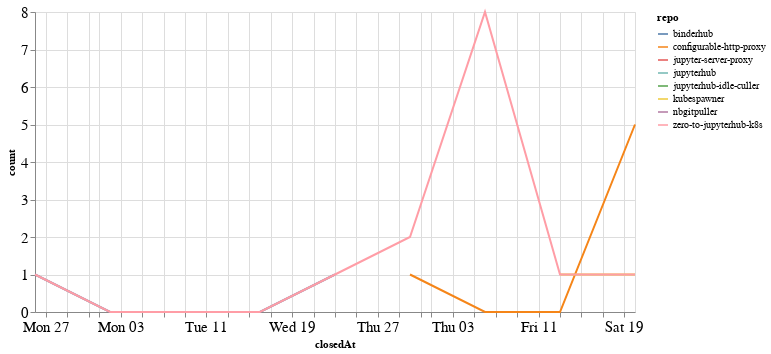

Source (notebook cell):
### Code cell
closed_by_time = closed_by.groupby('repo').resample('W', on='closedAt').count()['author'].reset_index()
closed_by_time = closed_by_time.rename(columns={'author': 'count'})

alt.Chart(closed_by_time, width=600).mark_line().encode(
    x='closedAt',
    y='count',
    color='repo',
    tooltip="repo"
)

### Figure 1 — Vega-Lite specification as saved in the notebook (floating-point values rounded to 4 significant figures)
{"config": {"axisLeft": {"labelFontSize": 15}, "axisBottom": {"labelFontSize": 15}}, "data": {"name": "data-882867dc97b3b125c78599e24e0570f9"}, "mark": "line", "encoding": {"color": {"type": "nominal", "field": "repo"}, "tooltip": {"type": "nominal", "field": "repo"}, "x": {"type": "temporal", "field": "closedAt"}, "y": {"type": "quantitative", "field": "count"}}, "width": 600, "$schema": "https://vega.github.io/schema/vega-lite/v4.8.1.json", "datasets": {"data-882867dc97b3b125c78599e24e0570f9": [{"repo": "binderhub", "closedAt": "2020-07-26T00:00:00", "count": 1}, {"repo": "binderhub", "closedAt": "2020-08-02T00:00:00", "count": 0}, {"repo": "binderhub", "closedAt": "2020-08-09T00:00:00", "count": 0}, {"repo": "binderhub", "closedAt": "2020-08-16T00:00:00", "count": 0}, {"repo": "binderhub", "closedAt": "2020-08-23T00:00:00", "count": 1}, {"repo": "configurable-http-proxy", "closedAt": "2020-08-30T00:00:00", "count": 1}, {"repo": "configurable-http-proxy", "closedAt": "2020-09-06T00:00:00", "count": 0}, {"repo": "configurable-http-proxy", "closedAt": "2020-09-13T00:00:00", "count": 0}, {"repo": "configurable-http-proxy", "closedAt": "2020-09-20T00:00:00", "count": 5}, {"repo": "jupyter-server-proxy", "closedAt": "2020-08-02T00:00:00", "count": 1}, {"repo": "jupyterhub", "closedAt": "2020-08-23T00:00:00", "count": 1}, {"repo": "jupyterhub-idle-culler", "closedAt": "2020-08-23T00:00:00", "count": 1}, {"repo": "kubespawner", "closedAt": "2020-09-13T00:00:00", "count": 1}, {"repo": "kubespawner", "closedAt": "2020-09-20T00:00:00", "count": 1}, {"repo": "nbgitpuller", "closedAt": "2020-08-02T00:00:00", "count": 4}, {"repo": "zero-to-jupyterhub-k8s", "closedAt": "2020-07-26T00:00:00", "count": 1}, {"repo": "zero-to-jupyterhub-k8s", "closedAt": "2020-08-02T00:00:00", "count": 0}, {"repo": "zero-to-jupyterhub-k8s", "closedAt": "2020-08-09T00:00:00", "count": 0}, {"repo": "zero-to-jupyterhub-k8s", "closedAt": "2020-08-16T00:00:00", "count": 0}, {"repo": "zero-to-jupyterhub-k8s", "closedAt": "2020-08-23T00:00:00", "count": 1}, {"repo": "zero-to-jupyterhub-k8s", "closedAt": "2020-08-30T00:00:00", "count": 2}, {"repo": "zero-to-jupyterhub-k8s", "closedAt": "2020-09-06T00:00:00", "count": 8}, {"repo": "zero-to-jupyterhub-k8s", "closedAt": "2020-09-13T00:00:00", "count": 1}, {"repo": "zero-to-jupyterhub-k8s", "closedAt": "2020-09-20T00:00:00", "count": 1}]}}
